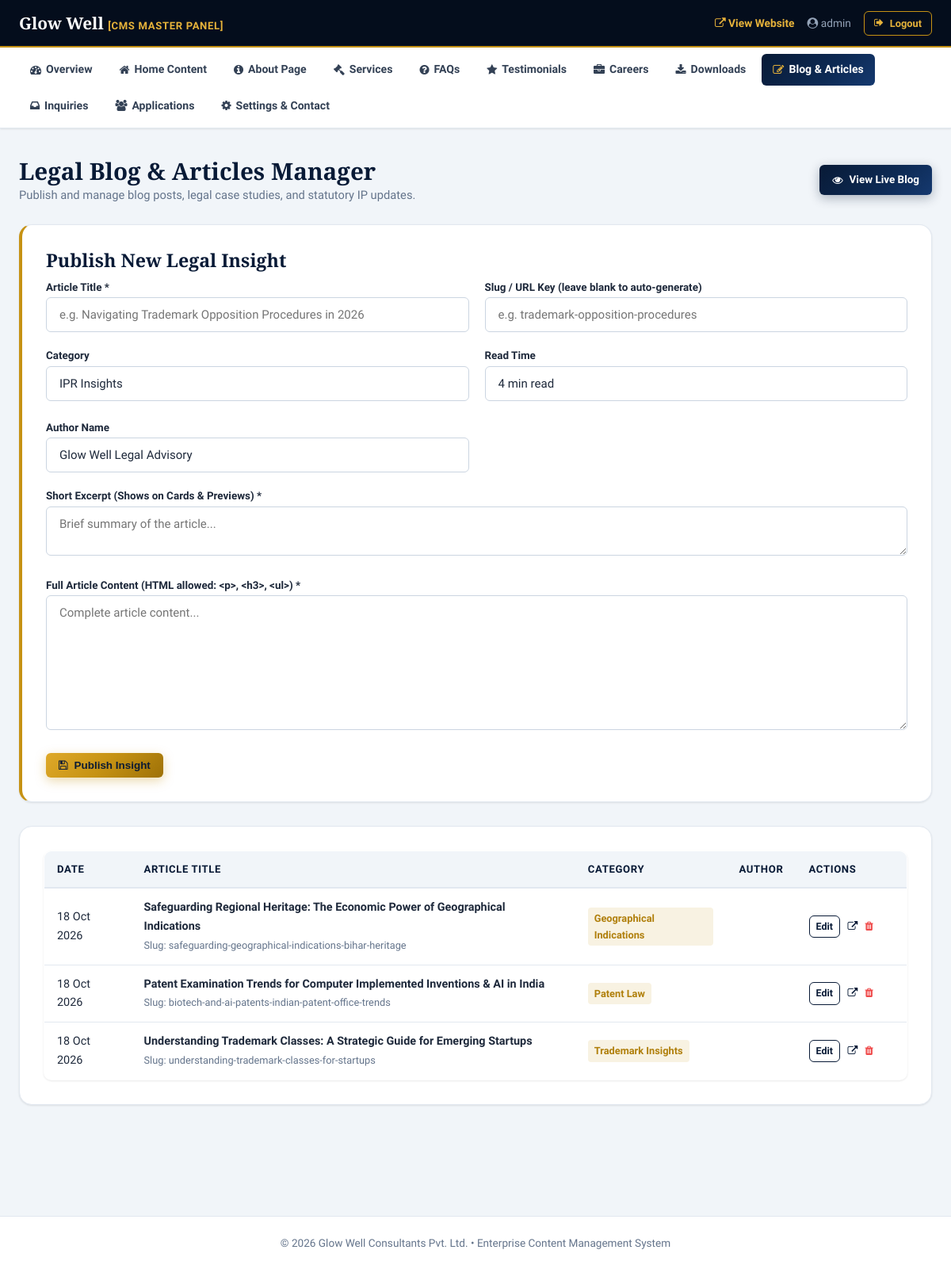
Before: /admin/blog.php (signed in) with the older database file.
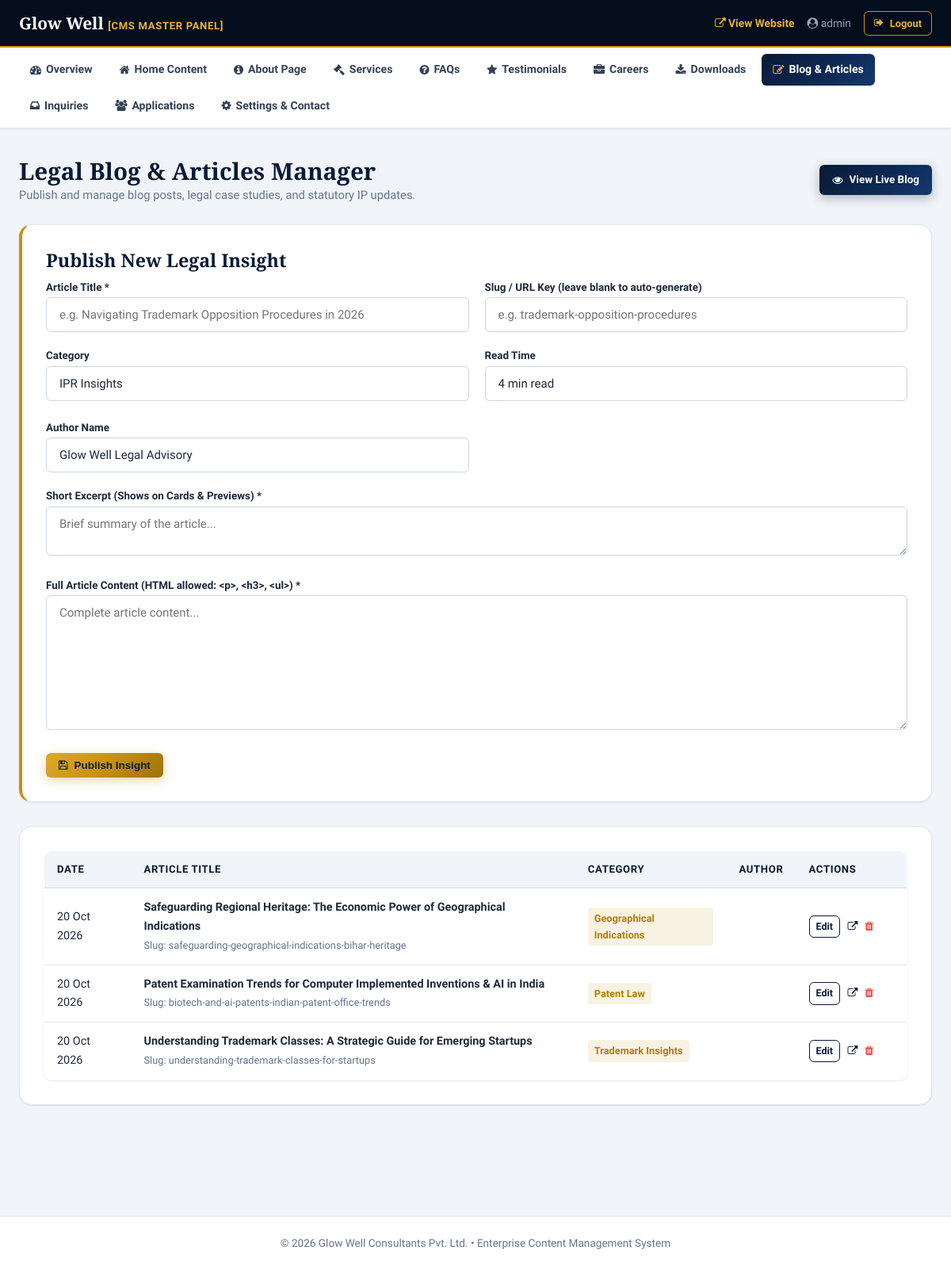
After: the same page with the newer database file.
### tables this page shows
CREATE TABLE `news` (
  `id` int NOT NULL AUTO_INCREMENT,
  `slug` varchar(190) NOT NULL,
  `title` varchar(255) NOT NULL,
  `category` varchar(100) DEFAULT NULL,
  `is_featured` tinyint(1) DEFAULT '0',
  `cover_image` varchar(255) DEFAULT NULL,
  `excerpt` text,
  `content` longtext,
  `author_name` varchar(255) DEFAULT NULL,
  `author_attorney_id` int DEFAULT NULL,
  `source_name` varchar(255) DEFAULT NULL,
  `source_url` varchar(500) DEFAULT NULL,
  `published_date` date DEFAULT NULL,
  `meta_title` varchar(255) DEFAULT NULL,
  `meta_description` varchar(500) DEFAULT NULL,
  `status` enum('published','draft') DEFAULT 'published',
  `created_at` timestamp NULL DEFAULT CURRENT_TIMESTAMP,
  `updated_at` timestamp NULL DEFAULT CURRENT_TIMESTAMP ON UPDATE CURRENT_TIMESTAMP,
  `read_time` varchar(50) DEFAULT '4 min read',
  PRIMARY KEY (`id`),
  UNIQUE KEY `slug` (`slug`),
  KEY `author_attorney_id` (`author_attorney_id`),
  CONSTRAINT `news_ibfk_1` FOREIGN KEY (`author_attorney_id`) REFERENCES `attorneys` (`id`) ON DELETE SET NULL
);

### admin/blog.php (called while the page is built)
<?php
require __DIR__ . '/news.php';

### config/settings.php (called while the page is built, shortened)
<?php
function e($string) {
    return htmlspecialchars((string)$string, ENT_QUOTES, 'UTF-8');
}

### admin/news.php (the view, shortened to what the changed rows need)
<?php
require_once __DIR__ . '/header.php';
$pdo = get_pdo();
$edit_news = null;
$articles = $pdo->query("SELECT * FROM news ORDER BY id DESC")->fetchAll();
?>
<div class="container" style="padding-top: 35px; padding-bottom: 50px;">
    <div style="display:flex; justify-content:space-between; align-items:center; margin-bottom: 25px; flex-wrap:wrap; gap:12px;">
        <div>
            <h1 style="font-size: 1.85rem; color: var(--primary);">Legal Blog &amp; Articles Manager</h1>
        </div>
    </div>
    <div class="admin-card" style="border-left: 4px solid var(--accent);">
        <h2><?= $edit_news ? 'Edit Legal Insight' : 'Publish New Legal Insight' ?></h2>
    </div>
    <div class="admin-card">
        <table class="data-table">
            <thead>
                <tr>
                    <th>Date</th>
                    <th>Article Title</th>
                    <th>Category</th>
                    <th>Author</th>
                    <th style="width: 140px;">Actions</th>
                </tr>
            </thead>
            <tbody>
                <?php foreach ($articles as $a): ?>
                    <tr>
                        <td><?= date('d M Y', strtotime($a['published_date'] ?? $a['created_at'])) ?></td>
                        <td>
                            <strong><?= e($a['title']) ?></strong><br>
                            <span style="font-size:0.8rem; color:var(--text-muted);">Slug: <?= e($a['slug']) ?></span>
                        </td>
                        <td>
                            <span style="display:inline-block; padding:3px 8px; border-radius:4px; background:var(--accent-soft); color:var(--accent-hover); font-weight:700; font-size:0.8rem;">
                                <?= e($a['category']) ?>
                            </span>
                        </td>
                        <td><?= e($a['author_name']) ?></td>
                        <td>
                            <a href="<?= BASE_URL ?>/admin/news.php?edit=<?= $a['id'] ?>" class="btn btn-outline btn-sm" style="padding:3px 8px; font-size:0.78rem;">
                                Edit
                            </a>
                            <a href="<?= BASE_URL ?>/blog-single.php?slug=<?= e($a['slug']) ?>" target="_blank" title="View live blog post" style="font-size:0.8rem; color:var(--primary); margin:0 6px;">
                                <i class="fa fa-external-link"></i>
                            </a>
                            <a href="<?= BASE_URL ?>/admin/news.php?delete=<?= $a['id'] ?>" onclick="return confirm('Delete this insight article?')" style="color:#ef4444; font-size:0.82rem;">
                                <i class="fa fa-trash"></i>
                            </a>
                        </td>
                    </tr>
                <?php endforeach; ?>
            </tbody>
        </table>
    </div>
</div>
<?php require_once __DIR__ . '/footer.php'; ?>

Changed rows visible on the page:
changed news "Safeguarding Regional Heritage: The Economic Power of Geographical Indications": published_date "18 Oct 2026" → "20 Oct 2026"
changed news "Patent Examination Trends for Computer Implemented Inventions & AI in India": published_date "18 Oct 2026" → "20 Oct 2026"
changed news "Understanding Trademark Classes: A Strategic Guide for Emerging Startups": published_date "18 Oct 2026" → "20 Oct 2026"
